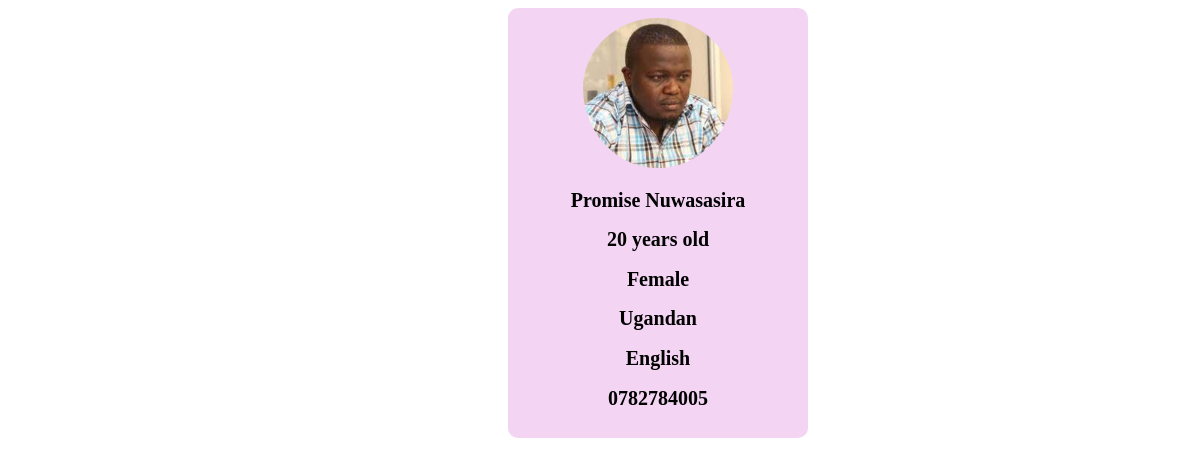
The app's page /student/profile/1/ with its own data.
### student/models.py (models this page shows)
class Student(models.Model):
    UG = "Uganda"
    KE = "Kenya"
    RW = "Rwanda"
    SS = "South Sudan"
    SN = "South"
    NATIONS = (
        (UG, "Uganda"),
        (KE, "Kenya"),
        (RW, "Rwanda"),
        (SS, "South Sudan"),
        (SN, "Sudan")
    )
    FE = "Female"
    ME = "Male"
    GENDER = (
        (FE, "Female"),
        (ME, "Male")
    )
    image=models.ImageField()
    first_name=models.CharField(max_length=15)
    last_name=models.CharField(max_length=25)
    age=models.PositiveIntegerField(null="True",blank="True")
    date_of_birth=models.DateField(null="True",blank="True")
    country=models.CharField(max_length=20,choices=NATIONS, default="Uganda")
    gender=models.CharField(max_length=7, choices=GENDER, default= "Female")
    student_Id =models.PositiveSmallIntegerField(null="True",blank="True")
    nationality=models.CharField(max_length=20,null="True",blank="True")
    national_Id=models.CharField(max_length=25,null="True",blank="True")
    language=models.CharField(max_length=20,null="True",blank="True")
    role_number=models.CharField(max_length=4,null="True",blank="True")
    date_of_enrolment=models.DateField(null="True",blank="True")
    medical_report=models.FileField(upload_to="images",null="True",blank="True")
    laptop_number=models.CharField(max_length=5,null="True",blank="True")
    phone_number=models.CharField(max_length=15,null="True",blank="True")
    def full_name(self):
       return f"{self.first_name} {self.last_name}"

### student/views.py (the view)
# urls.py: path("profile/<int:id>/",student_profile, name = "student_profile"),
def student_profile(request,id):
    student=Student.objects.get(id=id)
    return render (request, "student_profile.html",{"student":student})

### student/templates/student_profile.html (shortened to what this page needs)
{% load static %}
<!DOCTYPE html>
<html lang="en">
<head>
</head>
<body>
    <div class="profile">
    <img src="{{ student.image.url}}">
    <h2>{{ student.full_name }}</h2>
    <h2>{{ student.age }} years old</h2>
    <h2>{{ student.gender }}</h2>
    <h2>{{ student.nationality }}</h2>
    <h2>{{ student.language }}</h2>
    <h2>{{ student.phone_number }}</h2>
    </div>
</body>
</html>

### student/templates/student_profile.html (style rules this page uses)
.profile { border: 1px ; border-radius: 10px; box-shadow: blueviolet; height: 430px; width: 300px; margin-left: 500px; text-align: center; background-color: rgb(243, 212, 243); }
img { padding-top: 10px; width: 150px; height: 150px; border-radius: 50%; }
h2 { font-size: 20px; }

### records on screen
Student: image (picture), full_name "Promise Nuwasasira", age "20", gender "Female", nationality "Ugandan", language "English", phone_number "0782784005"
